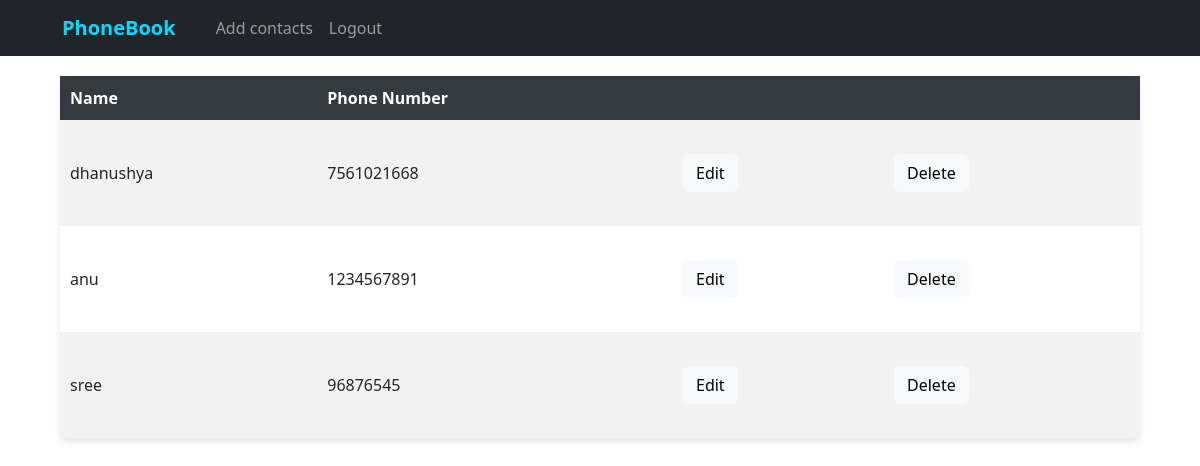
Before: /phonebook (signed in) with the older database file.
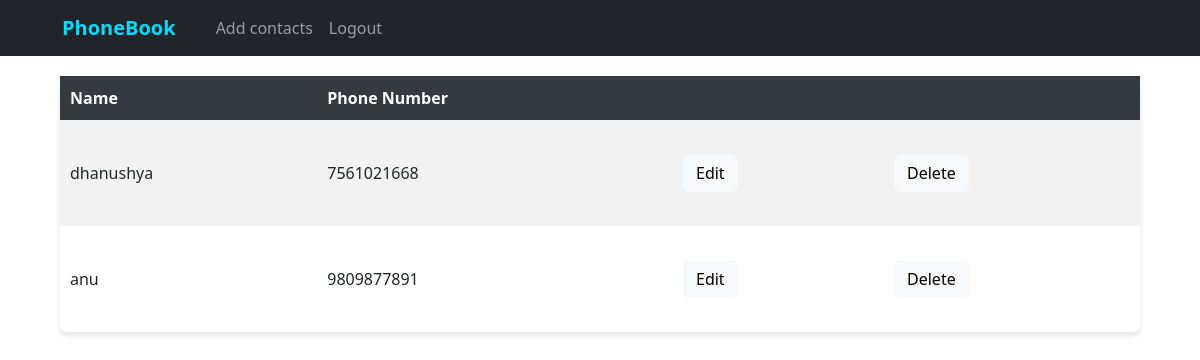
After: the same page with the newer database file.
### app/models.py (models this page shows)
class Phonebook(models.Model):
    user=models.ForeignKey(User,on_delete=models.CASCADE)
    name=models.TextField()
    phn_num= models.IntegerField()

### app/views.py (the view)
# urls.py: path('phonebook',views.phonebook),
def phonebook(req):
    data=Phonebook.objects.filter(user=req.user)
    return render(req,'phonebook.html',{'data':data})

### templates/phonebook.html (shortened to what this page needs)
<!DOCTYPE html>
<html lang="en">
<head>
    {% load static %}
    <link rel="stylesheet" href="{% static 'style1.css' %}">
    <link href="https://cdn.jsdelivr.net/npm/bootstrap@5.3.3/dist/css/bootstrap.min.css" rel="stylesheet">
</head>
<body>
    <nav class="navbar navbar-expand-sm bg-dark navbar-dark">
        <div class="container-fluid">
            <a class="navbar-brand" href="#">PhoneBook</a>
            <div class="collapse navbar-collapse" id="collapsibleNavbar">
                <ul class="navbar-nav">
                    <li class="nav-item">
                        <a class="nav-link" href=""></a>
                    </li>
                    <li class="nav-item">
                        <a class="nav-link" href="add_contact/{{user.id}}">Add contacts</a>
                    </li>
                    <li class="nav-item">
                        <a class="nav-link" href="user_logout">Logout</a>
                    </li>
                </ul>
            </div>
        </div>
    </nav>
    <table>
        <tr>
            <th>Name</th>
            <th>Phone Number</th>
            <th></th>
            <th></th>
        </tr>
        {% for i in data %}
        <tr>
            <td>{{i.name}}</td>
            <td>{{i.phn_num}}</td>
            <td>
                <a href="edit_contact/{{i.pk}}" class="btn btn-light mb-4 mt-4">Edit</a>
            </td>
            <td>
                <a href="delete_contact/{{i.pk}}" class="btn btn-light mb-4 mt-4">Delete</a>
            </td>
        </tr>
        {% endfor %}
    </table>
</body>
</html>

Changed rows visible on the page:
removed Phonebook: name "sree", phn_num "96876545"
changed Phonebook "anu": phn_num "1234567891" → "9809877891"
